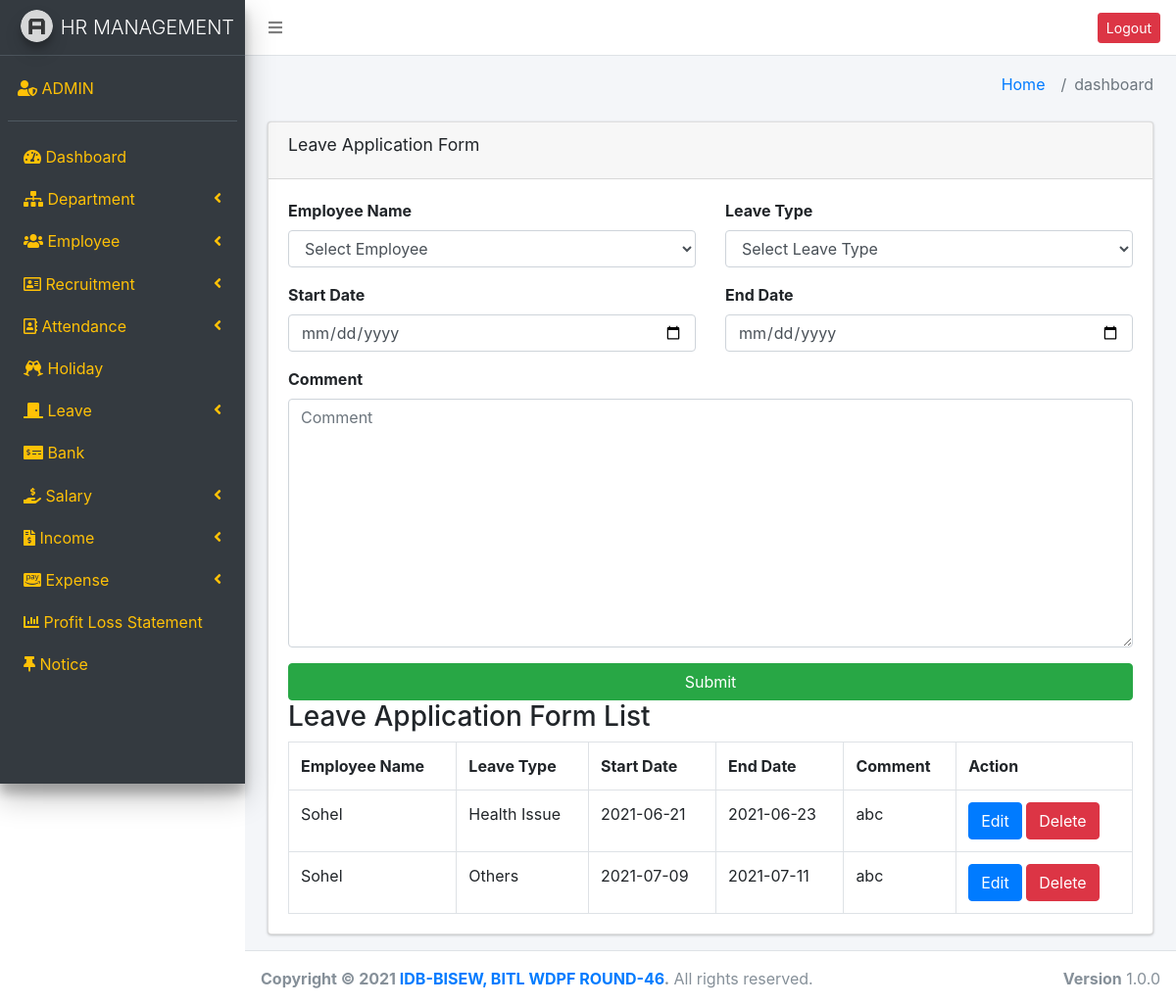
The app's page /add_leave_app.php (signed in) with its own data.
### tables this page shows
CREATE TABLE `leave_application` (
  `applicationID` int(11) NOT NULL,
  `empID` int(11) NOT NULL,
  `typeID` int(11) NOT NULL,
  `start_date` date NOT NULL,
  `end_date` date NOT NULL,
  `comment` text NOT NULL,
  `status` enum('applied','approved','rejected') NOT NULL
);

CREATE TABLE `employee` (
  `empID` int(11) NOT NULL,
  `dptID` int(11) NOT NULL,
  `name` varchar(255) NOT NULL,
  `email` varchar(255) NOT NULL,
  `phone` varchar(20) NOT NULL,
  `dob` date NOT NULL,
  `gender` enum('male','female') NOT NULL,
  `address` text NOT NULL,
  `photo` varchar(255) NOT NULL,
  `hire_date` date NOT NULL,
  `designation` varchar(50) NOT NULL,
  `basic_salary` decimal(10,2) NOT NULL,
  `password` text NOT NULL
);

CREATE TABLE `leave_type` (
  `typeID` int(11) NOT NULL,
  `title` varchar(255) NOT NULL,
  `allowed_leave` int(11) NOT NULL
);

### add_leave_app.php (the view, shortened to what this page needs)
<?php
require_once("header.php");
require_once("sidebar.php");
?>
<section class="content-header">
  <div class="container-fluid">
    <div class="row mb-2">
      <div class="col-sm-6">
      </div>
      <div class="col-sm-6">
        <ol class="breadcrumb float-sm-right">
          <li class="breadcrumb-item"><a href="#">Home</a></li>
          <li class="breadcrumb-item active">dashboard</li>
        </ol>
      </div>
    </div>
  </div>
</section>
<section class="content">
  <div class="container-fluid">
    <div class="row">
      <div class="col-md-12">
        <div class="card">
          <div class="card-header">
            <h2 class="card-title">Leave Application Form</h2>
          </div>
          <div class="card-body">
         <form action="" method="post">
          <div class="row">
            <div class="col-6">
              <div class="form-group">
                <label for="emp_name">Employee Name</label>
                <select class="form-control" name="emp_name" id="emp_name">
                 <option value="" >Select Employee</option>
              </select>
            </div>
          </div>
          <div class="col-6">
            <div class="form-group">
              <label for="emp_leaveType">Leave Type</label>
              <select class="form-control" name="emp_leaveType" id="emp_leaveType">
               <option value="" >Select Leave Type</option>
             </select>
           </div>
         </div>
         <div class="col-6">
          <div class="form-group">
            <label for="start_date">Start Date</label>
            <input type="date" class="form-control" name="start_date" id="start_date">
          </div>
        </div>
        <div class="col-6">
          <div class="form-group">
            <label for="end_date">End Date</label>
            <input type="date" class="form-control" name="end_date" id="end_date">
          </div>
        </div>
      </div>
      <div class="row">
        <div class="col-12">
          <div class="form-group">
            <label for="reason_leave">Comment</label>
            <textarea class="form-control" placeholder="Comment" name="comment" id="" cols="30" rows="10"></textarea>
          </div>
        </div>
      </div>
     <input type="submit" class="btn btn-block btn-success" value="Submit">
   </form>
   <h3>Leave Application Form List</h3>
   <table class="table table-bordered">
    <tr>
      <th>Employee Name</th>
      <th>Leave Type</th>
      <th>Start Date</th>
      <th>End Date</th>
      <th>Comment</th>
      <th>Action</th>
    </tr>
    <?php
    $add=$conn->query("SELECT leave_application.applicationID,employee.name,leave_type.title,start_date,end_date,comment FROM `leave_application` JOIN employee ON employee.empID=leave_application.empID JOIN leave_type ON leave_type.typeID=leave_application.typeID");
    while($i=$add->fetch_assoc()){?>
      <tr>
        <td><?php echo $i['name'] ?></td>
        <td><?php echo $i['title'] ?></td>
        <td><?php echo $i['start_date'] ?></td>
        <td><?php echo $i['end_date'] ?></td>
        <td><?php echo $i['comment'] ?></td>
        <td>
          <a href="update_leave_app.php?id=<?php echo $i['applicationID'] ?>" class="btn btn-xs btn-primary">Edit</a>
          <a href="delete_leave_app.php?id=<?php echo $i['applicationID'] ?>" class="btn btn-xs btn-danger">Delete</a>
        </td>
      </tr>
      <?php
    }
    ?>
  </table>
</div>
</div>
</div>
</div>
</div>
</section>
<?php require("footer.php"); ?>

### records on screen
leave_application: empID.name "Sohel", typeID.title "Health Issue", start_date "2021-06-21", end_date "2021-06-23", comment "abc"
leave_application: empID.name "Sohel", typeID.title "Others", start_date "2021-07-09", end_date "2021-07-11", comment "abc"
